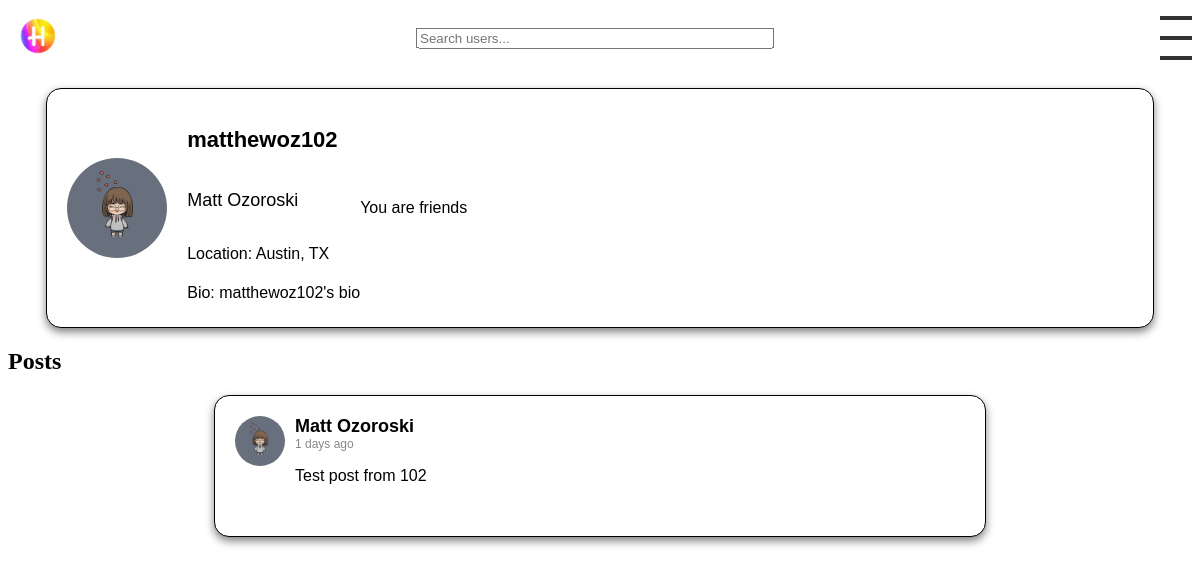
The page /profile/matthewoz102/ (signed in) on the database its author committed.
### posts/models.py (models this page shows, shortened)
class Profile(models.Model):
    user = models.OneToOneField(User, on_delete=models.CASCADE)
    image = models.ImageField(upload_to='profile_pics/', default='profile_pics/ProfilePic.jpg', blank=True)
    location = models.CharField(max_length=30, blank=True)
    bio = models.TextField(blank=True)
    friends = models.ManyToManyField("self")

class Post(models.Model):
    user = models.ForeignKey(User, on_delete=models.CASCADE, related_name='posts')
    text = models.TextField()
    image = models.ImageField(upload_to='images/', blank=True, null=True)
    likes = models.ManyToManyField(User, related_name='likes', blank=True)
    created_at = models.DateTimeField(auto_now_add=True)

### posts/views.py (the view)
# urls.py: path('profile/<str:username>/', views.view_profile, name='view_profile'),
def view_profile(request, username):
    profile_user = get_object_or_404(User, username=username)
    posts = Post.objects.filter(user=profile_user)
    are_friends = request.user.profile.friends.filter(user=profile_user).exists()
    friend_request_sent = FriendRequest.objects.filter(
        from_profile=request.user.profile,
        to_profile=Profile.objects.get(user=profile_user),
        status='pending'
    ).exists()
    context = {
        'profile_user': profile_user,
        'posts': posts,
        'are_friends': are_friends,
        'friend_request_sent': friend_request_sent,  # add this line
    }
    return render(request, 'profile.html', context)

### posts/templatetags/my_filters.py (called while the page is built)
@register.filter
def custom_date(value):
    now = timezone.now()
    diff = now - value
    if diff.days <= 0 and diff.seconds < 3600:
        return str(diff.seconds//60) + " minutes ago"
    elif diff.days <= 0 and diff.seconds >= 3600:
        return str(diff.seconds//3600) + " hours ago"
    elif diff.days >= 1 and diff.days < 7:
        return str(diff.days) + " days ago"
    else:
        return value.strftime("%B %d, %Y")  # If more than a week ago, return a formatted date

### posts/templates/profile.html
{% extends 'base.html' %}
{% block content %}
{% include 'profile_info.html' with profile=profile_user.profile user=profile_user are_friends=are_friends %}
    <h2>Posts</h2>
    {% for post in posts %}
        {% include 'post.html' with post=post %}
    {% endfor %}
{% endblock %}

### posts/templates/profile_info.html (shortened to what this page needs)
{% load static %}
{% block extra_css %}
  <link rel="stylesheet" type="text/css" href="{% static 'css/profile_info.css' %}">
{% endblock %}
<div class="profile-info">
    <img src="{{ profile.image.url }}" alt="Profile picture" class="profile-avatar">
    <div class="profile-detail">
        <h2 class="username">{{ profile_user.username }}</h2>
        <p class="full-name">{{ profile_user.first_name }} {{ profile_user.last_name }}</p>
        <p class="profile-location">Location: {{ profile_user.profile.location }}</p>
        <p class="profile-bio">Bio: {{ profile_user.profile.bio }}</p>
    </div>
    {% if profile_user == request.user %}
    <a href="{% url 'edit-profile' %}" id="edit-profile-button" class="button">Edit Profile</a>
    {% else %}
    {% if are_friends %}
        <p>You are friends</p>
    {% else %}
        {% if friend_request_sent %}
            <button id="friend-request-button-{{ profile_user.username }}" disabled>Pending</button>
        {% else %}
            <button id="friend-request-button-{{ profile_user.username }}">Send Friend Request</button>
        {% endif %}
    {% endif %}
{% endif %}
</div>

### posts/templates/post.html (shortened to what this page needs)
{% load static %}
{% load my_filters %}
<link rel="stylesheet" type="text/css" href="{% static 'css/post.css' %}">
<div class="post">
    <div class="post-top">
        <a href="{% url 'view_profile' post.user.username %}">
            <img src="{{ post.user.profile.image.url }}" alt="User Avatar" class="avatar">
        </a>
        <div class="post-content">
            <div class="user-detail">
                <a href="{% url 'view_profile' post.user.username %}" class="username">{{ post.user.first_name }} {{ post.user.last_name }}</a>
                <span class="timestamp">{{ post.created_at|custom_date }}</span>
            </div>
            <p class="post-text">{{ post.text }}</p>
        </div>
    </div>
</div>

### posts/static/css/profile_info.css (style rules this page uses)
.profile-info { background-color: white; border: 1px solid black; box-shadow: 0px 4px 8px rgba(0, 0, 0, 0.5); border-radius: 15px; margin-bottom: 20px; padding: 20px; font-family: Arial, sans-serif; max-width: 90%; margin: 20px auto; display: flex; align-items: center; }
.profile-info .profile-avatar { width: 100px; height: 100px; border-radius: 50%; margin-right: 20px; }
.profile-info .profile-detail { display: flex; flex-direction: column; }
.profile-info .username { color: black; font-size: 22px; font-weight: bold; }
.profile-info .profile-location, .profile-info .profile-bio { color: black; font-size: 16px; margin-bottom: 5px; }
.profile-info .full-name { color: black; font-size: 18px; }

### posts/static/css/post.css (style rules this page uses)
.post { background-color: white; border: 1px solid black; box-shadow: 0px 4px 8px rgba(0, 0, 0, 0.5); border-radius: 15px; margin-bottom: 20px; padding: 20px; font-family: Arial, sans-serif; max-width: 90%; margin: 20px auto; width: 730px; }
.post-top { display: flex; align-items: flex-start; }
.avatar { width: 50px; height: 50px; border-radius: 50%; margin-right: 10px; }
.username { color: black; font-size: 18px; font-weight: bold; }
.post-text { color: black; font-size: 16px; margin-bottom: 15px; }
.timestamp { color: #888; font-size: 12px; text-align: left; }
.user-detail { display: flex; flex-direction: column; justify-content: center; align-items: flex-start; }
.post-content { display: flex; flex-direction: column; justify-content: center; align-items: flex-start; }
.username { color: black; font-size: 18px; font-weight: bold; text-decoration: none; }
.avatar { width: 50px; height: 50px; border-radius: 50%; margin-right: 10px; transition: filter 0.3s; }

### rows shown on the page
Profile: image (picture)
Post: user.profile.image (picture), user.first_name "Matt", user.last_name "Ozoroski", created_at|custom_date "1 days ago", text "Test post from 102"

### other values the page prints
{{ profile_user.username }} "matthewoz102"
{{ profile_user.first_name }} "Matt"
{{ profile_user.last_name }} "Ozoroski"
{{ profile_user.profile.location }} "Austin, TX"
{{ profile_user.profile.bio }} "matthewoz102's bio"
